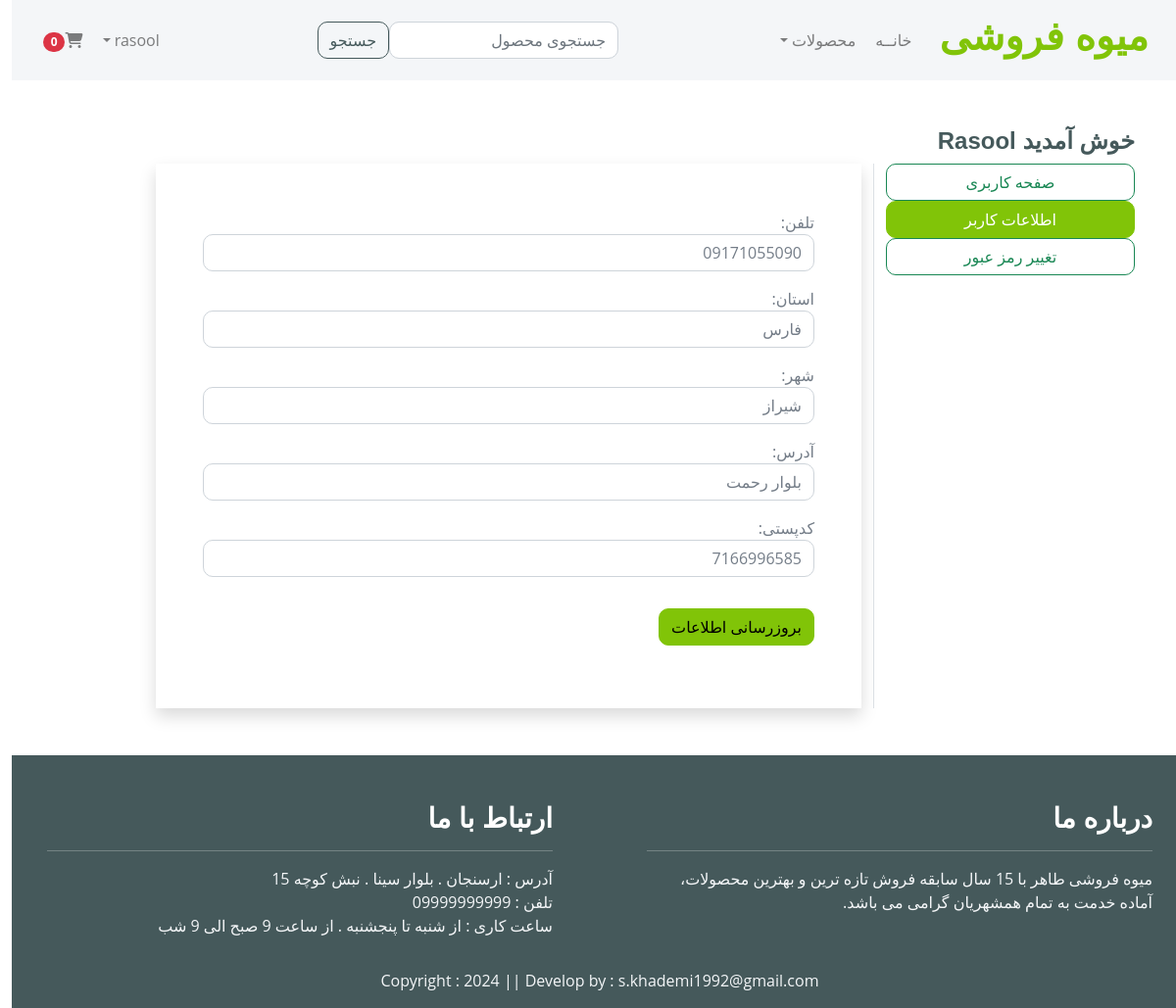
Screenshot of /update_info/ (signed in) with the database file from the repository.
### store/models.py (models this page shows, shortened)
class Profile(models.Model):
    user = models.OneToOneField(User, on_delete=models.CASCADE)
    date_modified = models.DateTimeField(User, auto_now=True)
    phone = models.CharField(max_length=20, blank=True)
    state = models.CharField(max_length=200, blank=True)
    city = models.CharField(max_length=200, blank=True)
    address = models.CharField(max_length=200, blank=True)
    zipcode = models.CharField(max_length=200, blank=True)
    old_cart = models.CharField(max_length=200, blank=True, null=True)

### store/views.py (the view)
# urls.py: path('update_info/', views.update_info, name='update_info'),
def update_info(request):
    if request.user.is_authenticated:
        user_profile = Profile.objects.filter(user=request.user)
        current_user = Profile.objects.get(user__id=request.user.id)
        form = UserInfoForm(request.POST or None, instance=current_user)
        if form.is_valid():
            form.save()
            messages.success(request, 'اطلاعات شما بروز شد.')
            return redirect('update_info')
        return render(request, 'update_info.html', locals())
    else:
        messages.success(request, 'برای دسترسی به صفحه موردنظر ابتدا وارد صفحه کاربری خود شوید.')
        return redirect('home')

### store/forms.py
class UserInfoForm(forms.ModelForm):
    phone = forms.CharField(label='تلفن', widget=forms.TextInput(attrs={'class': 'form-control'}), required=False)
    state = forms.CharField(label='استان', widget=forms.TextInput(attrs={'class': 'form-control'}), required=False)
    city = forms.CharField(label='شهر', widget=forms.TextInput(attrs={'class': 'form-control'}), required=False)
    address = forms.CharField(label='آدرس', widget=forms.TextInput(attrs={'class': 'form-control'}), required=False)
    zipcode = forms.CharField(label='کدپستی', widget=forms.TextInput(attrs={'class': 'form-control'}), required=False)
    class Meta:
        model = Profile
        fields = ('phone', 'state', 'city', 'address', 'zipcode')

### cart/cart.py (called while the page is built)
    def __len__(self):
        return len(self.cart)

### cart/context_processors.py (called while the page is built)
def cart(request):
    return {'cart': Cart(request)}

### store/templates/update_info.html (shortened to what this page needs)
{% extends 'base.html' %}
{% load static %}
{% block main-content %}
<div class="container my-5">
    <div class="row">
        <h4><span class="text-capitalize">خوش آمدید {{ request.user }}</span></h4>
        <div class="col-md-3 border-start">
            <ul class="list-unstyled">
                <li class="d-grid"><a href="{% url 'update_user' %}" class="btn btn-outline-success">صفحه کاربری</a></li>
                <li class="d-grid"><a href="{% url 'update_info' %}" class="btn btn-primary text-white">اطلاعات کاربر</a></li>
                <li class="d-grid"><a href="{% url 'change_password' %}" class="btn btn-outline-success">تغییر رمز عبور</a></li>
            </ul>
        </div>
        <div class="col-md-8 offset-sm-1">
            <form action="{% url 'update_info' %}" method="post" novalidate class="shadow p-5">
                {{ form.as_p }}
                <input type="submit" value="بروزرسانی اطلاعات" class="btn btn-primary my-3">
            </form>
        </div>
    </div>
</div>
{% endblock main-content %}

### static/css/style.css (style rules this page uses)
* { margin: 0; padding: 0; box-sizing: border-box; }

### rows the page displays
Profile: phone "09171055090", state "فارس", city "شیراز", address "بلوار رحمت", zipcode "7166996585"

### other values shown
{{ request.user }} "Rasool"
